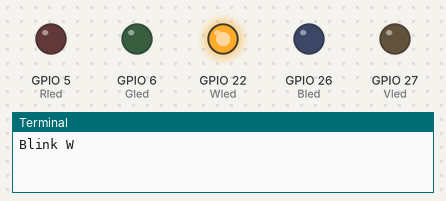
Simulated run of this program. Board: Raspberry Pi (BCM pin numbers). Shown: output pins drawn as LEDs (lit = HIGH), the last lines printed to the terminal.

Above: at 0.1 s.
At 0.7 s:
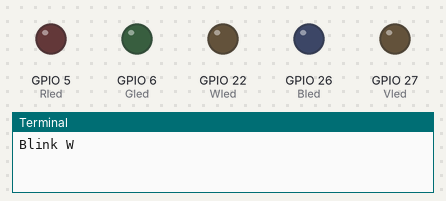
At 2.5 s:
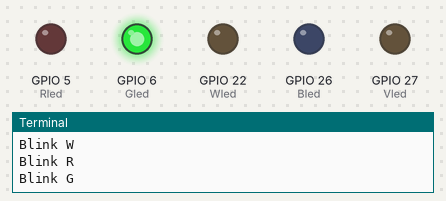
At 3.7 s:
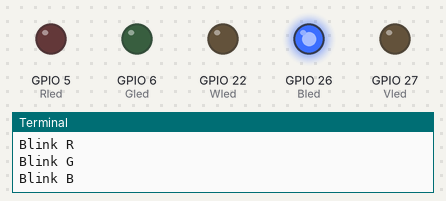
At 4.9 s:
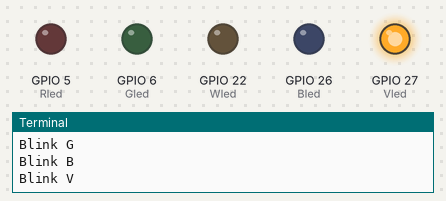
At 7.3 s:
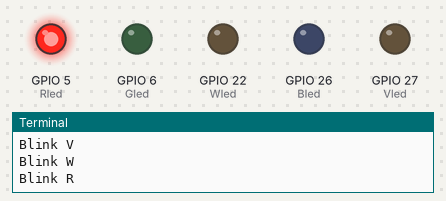
Timing chart, 0 to 7.8 s (numbered marks = the images above):
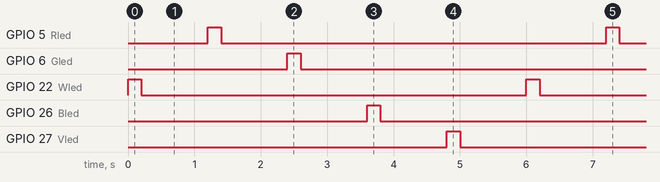

Measured:
- by itself, GPIO 5 (Rled), GPIO 6 (Gled), GPIO 22 (Wled), GPIO 26 (Bled), GPIO 27 (Vled): alternates HIGH for 0.20 s and LOW for 5.8 s
- by itself, everything shown: repeats every 6.0 s, in 10 steps

The program:

blink.py
```python
""" Blink colorboard_1 from mainboard_C

Setup the rpi zero:
    Edit boot/firmware/config.txt
        # Initialize GPIO pins
        #   pins and values match hardware
        #   op = output
        #   dl = drive low
        # Values for ColorCam mainboard_C driving test_light_1 light board
        #   Set LED pins to LOW at boot time to keep LED's off.
        #   (they might flicker a moment at boot time)
        gpio=5=op,dl
        gpio=6=op,dl
        gpio=22=op,dl
        gpio=26=op,dl
        gpio=27=op,dl


"""


from gpiozero import LED
from time import sleep

RED = 5
GREEN = 6
WHITE = 22
BLUE = 26
VIOLET = 27

Wled = LED(WHITE) # Initialize an LED object on GPIO pin 17
Rled = LED(RED)
Gled = LED(GREEN)
Bled = LED(BLUE)
Vled = LED(VIOLET)

while True:
    for led, msg in ((Wled,'W'), (Rled, 'R'),(Gled,'G'),(Bled,'B'),(Vled,'V')):
        print(f"Blink {msg}")
        led.on()      # Turn on the LED (set pin to HIGH)
        sleep(0.2)      # Wait for 1 second
        led.off()     # Turn off the LED (set pin to LOW)
        sleep(1)      # Wait for another second
```
